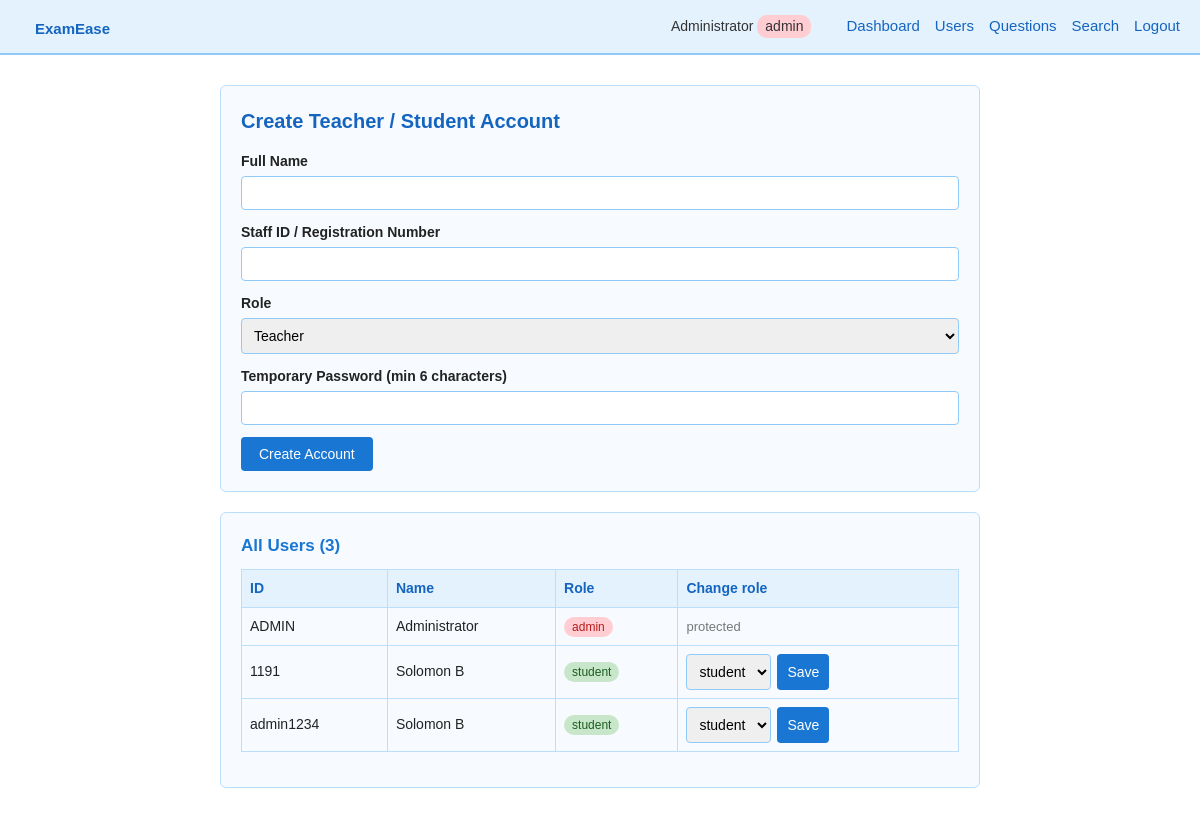
/admin/users (signed in), run on the app's committed database.
### tables this page shows
CREATE TABLE students (
            id INTEGER PRIMARY KEY AUTOINCREMENT,
            name TEXT NOT NULL,
            reg_no TEXT NOT NULL UNIQUE,
            password TEXT NOT NULL
        , role TEXT NOT NULL DEFAULT 'student');

### app.py (the view, shortened to what this page needs)
@app.route("/admin/users", methods=["GET", "POST"])
@roles_required("admin")
def admin_users():
    return render_template("admin_users.html", users=db.list_users())

### app.py (called while the page is built, shortened)
def csrf_token():
    if "_csrf" not in session:
        session["_csrf"] = secrets.token_hex(16)
    return session["_csrf"]

@app.before_request
def load_user_and_check_csrf():
    if request.endpoint == "static":
        return None
    g.user = None
    uid = session.get("student_id")
    if uid is not None:
        row = db.get_student_by_id(uid)
        if row is None:
            session.clear()
        else:
            g.user = {"id": row["id"], "name": row["name"],
                      "reg_no": row["reg_no"], "role": row["role"]}
    return None

@app.context_processor
def inject_globals():
    return {"user": g.get("user"), "csrf_token": csrf_token, "PASS_PERCENT": PASS_PERCENT}

def roles_required(*roles):
    def decorator(view):
        @wraps(view)
        def wrapped(*args, **kwargs):
            if g.user is None:
                if request.is_json:
                    return jsonify(ok=False, success=False, error="Please log in."), 401
                flash("Please log in to continue.", "error")
                return redirect(url_for("login"))
            if g.user["role"] not in roles:
                if request.is_json:
                    return jsonify(ok=False, success=False, error="Not allowed."), 403
                flash("You do not have permission to open that page.", "error")
                return redirect(home_for(g.user["role"]))
            return view(*args, **kwargs)
        return wrapped
    return decorator

### database.py (called while the page is built)
def get_connection():
    conn = sqlite3.connect(DB_PATH)
    conn.row_factory = sqlite3.Row
    return conn

def get_student_by_id(student_id):
    conn = get_connection()
    cur = conn.cursor()
    cur.execute("SELECT * FROM students WHERE id = ?", (student_id,))
    row = cur.fetchone()
    conn.close()
    if row is None:
        return None
    return dict(row)

def _all(sql, params=()):
    conn = get_connection()
    rows = conn.execute(sql, params).fetchall()
    conn.close()
    return [dict(r) for r in rows]

def list_users():
    return _all("SELECT id, name, reg_no, role FROM students ORDER BY role, reg_no")

### templates/admin_users.html (shortened to what this page needs)
{% extends "base.html" %}
{% block content %}
  <div class="card">
    <h2>Create Teacher / Student Account</h2>
    <form method="POST" action="{{ url_for('admin_users') }}">
      <label for="name">Full Name</label>
      <input type="text" id="name" name="name" required>
      <label for="reg_no">Staff ID / Registration Number</label>
      <input type="text" id="reg_no" name="reg_no" required>
      <label for="role">Role</label>
      <select id="role" name="role"><option value="teacher">Teacher</option><option value="student">Student</option></select>
      <label for="password">Temporary Password (min 6 characters)</label>
      <input type="password" id="password" name="password" required minlength="6">
      <button type="submit" class="btn">Create Account</button>
    </form>
  </div>
  <div class="card">
    <h3>All Users ({{ users|length }})</h3>
    <div class="table-wrap"><table>
      <tr><th>ID</th><th>Name</th><th>Role</th><th>Change role</th></tr>
      {% for u in users %}
      <tr>
        <td>{{ u.reg_no }}</td><td>{{ u.name }}</td>
        <td><span class="badge badge-{{ u.role }}">{{ u.role }}</span></td>
        <td>
          {% if u.role == 'admin' %}<span class="muted">protected</span>
          {% else %}
          <form method="POST" action="{{ url_for('admin_set_role', target_id=u.id) }}" style="display:flex; gap:6px;" onsubmit="return confirm('Change role for {{ u.name|e }}?');">
            <select name="role" style="margin:0; width:auto;">
              <option value="student" {{ 'selected' if u.role == 'student' }}>student</option>
            </select>
            <button class="btn" type="submit" style="padding:5px 10px;">Save</button>
          </form>
          {% endif %}
        </td>
      </tr>
      {% endfor %}
    </table></div>
  </div>
{% endblock %}

### templates/base.html (shortened to what this page needs)
<!DOCTYPE html>
<html lang="en">
<head>
  <link rel="stylesheet" href="{{ url_for('static', filename='style.css') }}">
</head>
<body>
  <div class="navbar">
    <h1><a href="{{ url_for('index') }}" style="text-decoration:none; color:#1565c0;">ExamEase</a></h1>
    <div class="nav-right">
      {% if user %}
        <span>{{ user.name }} <span class="badge badge-{{ user.role }}">{{ user.role }}</span></span>
        {% if user.role == 'student' %}
          <a href="{{ url_for('dashboard') }}">Dashboard</a>
        {% elif user.role == 'teacher' %}
          <a href="{{ url_for('teacher_dashboard') }}">Dashboard</a>
          <a href="{{ url_for('question_list') }}">Question Bank</a>
          <a href="{{ url_for('exam_new') }}">New Exam</a>
          <a href="{{ url_for('search') }}">Search</a>
        {% else %}
          <a href="{{ url_for('admin_dashboard') }}">Dashboard</a>
          <a href="{{ url_for('admin_users') }}">Users</a>
          <a href="{{ url_for('question_list') }}">Questions</a>
          <a href="{{ url_for('search') }}">Search</a>
        {% endif %}
        <a href="{{ url_for('logout') }}">Logout</a>
      {% else %}
        <a href="{{ url_for('login') }}">Login</a>
        <a href="{{ url_for('register') }}">Register</a>
      {% endif %}
    </div>
  </div>
  <div class="container">
    {% block content %}{% endblock %}
  </div>
</body>
</html>

### static/style.css (style rules this page uses)
* { box-sizing: border-box; margin: 0; padding: 0; }
body { font-family: Arial, Helvetica, sans-serif; background-color: #ffffff; color: #222; line-height: 1.5; }
.navbar { background-color: #e3f2fd; border-bottom: 2px solid #90caf9; padding: 10px 20px; display: flex; align-items: center; justify-content: space-between; }
.navbar h1 { font-size: 22px; color: #1565c0; }
.navbar a { margin-left: 15px; text-decoration: none; color: #1565c0; font-size: 15px; }
.nav-right { display: flex; align-items: center; }
.nav-right span { margin-right: 10px; font-size: 14px; color: #333; }
.container { max-width: 800px; margin: 30px auto; padding: 0 20px; }
.card { background-color: #f7fbff; border: 1px solid #bbdefb; border-radius: 6px; padding: 20px; margin-bottom: 20px; }
h2 { color: #1565c0; margin-bottom: 15px; font-size: 20px; }
h3 { color: #1976d2; margin-bottom: 10px; font-size: 17px; }
label { display: block; margin-bottom: 4px; font-weight: bold; font-size: 14px; }
input[type="text"], input[type="password"], input[type="number"], textarea, select { width: 100%; padding: 8px; border: 1px solid #90caf9; border-radius: 4px; margin-bottom: 12px; font-size: 14px; }
.btn { display: inline-block; background-color: #1976d2; color: white; border: none; padding: 9px 18px; border-radius: 4px; cursor: pointer; font-size: 14px; text-decoration: none; margin-right: 6px; }
table { width: 100%; border-collapse: collapse; margin-bottom: 15px; }
th, td { border: 1px solid #bbdefb; padding: 8px; text-align: left; font-size: 14px; }
th { background-color: #e3f2fd; color: #1565c0; }
tr:nth-child(even) { background-color: #f7fbff; }
.nav-right { flex-wrap: wrap; justify-content: flex-end; }
.muted { color: #777; font-size: 13px; }
.table-wrap { overflow-x: auto; -webkit-overflow-scrolling: touch; }
.table-wrap table { min-width: 560px; }
.badge { display: inline-block; padding: 1px 8px; border-radius: 10px; font-size: 12px; background: #e0e0e0; color: #333; }
.badge-student, .badge-easy, .badge-correct, .badge-published { background: #c8e6c9; color: #1b5e20; }
.badge-admin, .badge-hard, .badge-wrong { background: #ffcdd2; color: #b71c1c; }

### data on the page
students: name "Administrator", role "admin", reg_no "ADMIN", shows "protected"
students: reg_no "1191", name "Solomon B", role "student"
students: reg_no "admin1234", name "Solomon B", role "student"

### other printed values
{{ users|length }} "3"
